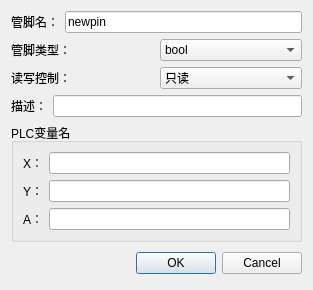
<?xml version="1.0" encoding="UTF-8"?>
<ui version="4.0">
 <class>PinsettingDialog</class>
 <widget class="QDialog" name="PinsettingDialog">
  <property name="geometry">
   <rect>
    <x>0</x>
    <y>0</y>
    <width>313</width>
    <height>273</height>
   </rect>
  </property>
  <property name="windowTitle">
   <string>Dialog</string>
  </property>
  <layout class="QVBoxLayout" name="verticalLayout">
   <item>
    <layout class="QHBoxLayout" name="horizontalLayout">
     <item>
      <widget class="QLabel" name="label">
       <property name="text">
        <string>管脚名：</string>
       </property>
      </widget>
     </item>
     <item>
      <widget class="QLineEdit" name="var_name">
       <property name="text">
        <string>newpin</string>
       </property>
      </widget>
     </item>
    </layout>
   </item>
   <item>
    <layout class="QHBoxLayout" name="horizontalLayout_2">
     <item>
      <widget class="QLabel" name="label_2">
       <property name="text">
        <string>管脚类型：</string>
       </property>
      </widget>
     </item>
     <item>
      <widget class="QComboBox" name="var_type">
       <item>
        <property name="text">
         <string>bool</string>
        </property>
       </item>
       <item>
        <property name="text">
         <string>int</string>
        </property>
       </item>
       <item>
        <property name="text">
         <string>double</string>
        </property>
       </item>
       <item>
        <property name="text">
         <string>QString</string>
        </property>
       </item>
       <item>
        <property name="text">
         <string>XY</string>
        </property>
       </item>
       <item>
        <property name="text">
         <string>XYA</string>
        </property>
       </item>
      </widget>
     </item>
    </layout>
   </item>
   <item>
    <layout class="QHBoxLayout" name="horizontalLayout_3">
     <item>
      <widget class="QLabel" name="label_3">
       <property name="text">
        <string>读写控制：</string>
       </property>
      </widget>
     </item>
     <item>
      <widget class="QComboBox" name="rwtype">
       <item>
        <property name="text">
         <string>只读</string>
        </property>
       </item>
       <item>
        <property name="text">
         <string>只写</string>
        </property>
       </item>
       <item>
        <property name="text">
         <string>读/写</string>
        </property>
       </item>
      </widget>
     </item>
    </layout>
   </item>
   <item>
    <layout class="QHBoxLayout" name="horizontalLayout_4">
     <item>
      <widget class="QLabel" name="label_4">
       <property name="text">
        <string>描述：</string>
       </property>
      </widget>
     </item>
     <item>
      <widget class="QLineEdit" name="lineEdit_2"/>
     </item>
    </layout>
   </item>
   <item>
    <widget class="QGroupBox" name="groupBox">
     <property name="title">
      <string>PLC变量名</string>
     </property>
     <layout class="QFormLayout" name="formLayout">
      <item row="0" column="0">
       <widget class="QLabel" name="x_label">
        <property name="text">
         <string>X：</string>
        </property>
       </widget>
      </item>
      <item row="0" column="1">
       <widget class="QLineEdit" name="x_name"/>
      </item>
      <item row="1" column="0">
       <widget class="QLabel" name="y_label">
        <property name="text">
         <string>Y：</string>
        </property>
       </widget>
      </item>
      <item row="1" column="1">
       <widget class="QLineEdit" name="y_name"/>
      </item>
      <item row="2" column="0">
       <widget class="QLabel" name="a_label">
        <property name="text">
         <string>A：</string>
        </property>
       </widget>
      </item>
      <item row="2" column="1">
       <widget class="QLineEdit" name="a_name"/>
      </item>
     </layout>
    </widget>
   </item>
   <item>
    <layout class="QHBoxLayout">
     <property name="spacing">
      <number>6</number>
     </property>
     <property name="leftMargin">
      <number>0</number>
     </property>
     <property name="topMargin">
      <number>0</number>
     </property>
     <property name="rightMargin">
      <number>0</number>
     </property>
     <property name="bottomMargin">
      <number>0</number>
     </property>
     <item>
      <spacer>
       <property name="orientation">
        <enum>Qt::Horizontal</enum>
       </property>
       <property name="sizeHint" stdset="0">
        <size>
         <width>131</width>
         <height>31</height>
        </size>
       </property>
      </spacer>
     </item>
     <item>
      <widget class="QPushButton" name="okButton">
       <property name="text">
        <string>OK</string>
       </property>
      </widget>
     </item>
     <item>
      <widget class="QPushButton" name="cancelButton">
       <property name="text">
        <string>Cancel</string>
       </property>
      </widget>
     </item>
    </layout>
   </item>
  </layout>
 </widget>
 <resources/>
 <connections/>
</ui>
